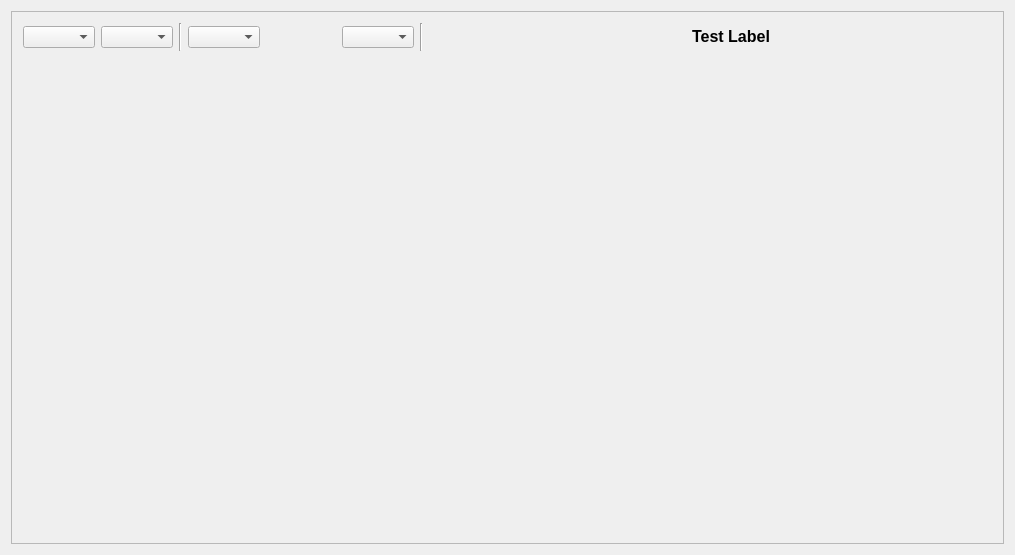
<?xml version="1.0" encoding="UTF-8"?>
<ui version="4.0">
 <class>drill_3d_basedialog</class>
 <widget class="QDialog" name="drill_3d_basedialog">
  <property name="geometry">
   <rect>
    <x>0</x>
    <y>0</y>
    <width>1015</width>
    <height>555</height>
   </rect>
  </property>
  <property name="windowTitle">
   <string>Interactive Wafer map &amp; Strip map</string>
  </property>
  <property name="windowIcon">
   <iconset resource="gex.qrc">
    <normaloff>:/gex/icons/gex_application_48x48.png</normaloff>:/gex/icons/gex_application_48x48.png</iconset>
  </property>
  <property name="autoFillBackground">
   <bool>true</bool>
  </property>
  <property name="sizeGripEnabled">
   <bool>false</bool>
  </property>
  <layout class="QGridLayout" name="gridLayout_2" rowstretch="0">
   <property name="sizeConstraint">
    <enum>QLayout::SetMinAndMaxSize</enum>
   </property>
   <item row="0" column="0">
    <widget class="QFrame" name="frame">
     <property name="frameShape">
      <enum>QFrame::StyledPanel</enum>
     </property>
     <property name="frameShadow">
      <enum>QFrame::Sunken</enum>
     </property>
     <layout class="QGridLayout" name="gridLayoutView" rowstretch="0,0,0" rowminimumheight="0,1,0">
      <property name="sizeConstraint">
       <enum>QLayout::SetNoConstraint</enum>
      </property>
      <property name="leftMargin">
       <number>0</number>
      </property>
      <property name="topMargin">
       <number>0</number>
      </property>
      <property name="rightMargin">
       <number>0</number>
      </property>
      <property name="bottomMargin">
       <number>0</number>
      </property>
      <item row="1" column="0">
       <widget class="QFrame" name="frameWaferMap">
        <property name="sizePolicy">
         <sizepolicy hsizetype="Preferred" vsizetype="Expanding">
          <horstretch>0</horstretch>
          <verstretch>0</verstretch>
         </sizepolicy>
        </property>
        <property name="frameShape">
         <enum>QFrame::NoFrame</enum>
        </property>
        <property name="frameShadow">
         <enum>QFrame::Raised</enum>
        </property>
        <layout class="QGridLayout" name="gridLayout"/>
       </widget>
      </item>
      <item row="2" column="0">
       <widget class="QFrame" name="frameNavigation">
        <property name="frameShape">
         <enum>QFrame::NoFrame</enum>
        </property>
        <property name="frameShadow">
         <enum>QFrame::Raised</enum>
        </property>
        <layout class="QHBoxLayout" name="horizontalLayout" stretch="1,0,0,1">
         <item>
          <spacer name="horizontalSpacer_2">
           <property name="orientation">
            <enum>Qt::Horizontal</enum>
           </property>
           <property name="sizeHint" stdset="0">
            <size>
             <width>389</width>
             <height>20</height>
            </size>
           </property>
          </spacer>
         </item>
         <item>
          <widget class="QPushButton" name="pushButtonPreviousTest">
           <property name="sizePolicy">
            <sizepolicy hsizetype="Fixed" vsizetype="Fixed">
             <horstretch>0</horstretch>
             <verstretch>0</verstretch>
            </sizepolicy>
           </property>
           <property name="minimumSize">
            <size>
             <width>30</width>
             <height>26</height>
            </size>
           </property>
           <property name="maximumSize">
            <size>
             <width>32</width>
             <height>26</height>
            </size>
           </property>
           <property name="toolTip">
            <string>Show Previous Paremeter / Test</string>
           </property>
           <property name="text">
            <string/>
           </property>
           <property name="icon">
            <iconset resource="gex.qrc">
             <normaloff>:/gex/icons/arrow_left.png</normaloff>:/gex/icons/arrow_left.png</iconset>
           </property>
           <property name="iconSize">
            <size>
             <width>25</width>
             <height>25</height>
            </size>
           </property>
           <property name="flat">
            <bool>true</bool>
           </property>
          </widget>
         </item>
         <item>
          <widget class="QPushButton" name="pushButtonNextTest">
           <property name="sizePolicy">
            <sizepolicy hsizetype="Fixed" vsizetype="Fixed">
             <horstretch>0</horstretch>
             <verstretch>0</verstretch>
            </sizepolicy>
           </property>
           <property name="minimumSize">
            <size>
             <width>30</width>
             <height>26</height>
            </size>
           </property>
           <property name="maximumSize">
            <size>
             <width>32</width>
             <height>26</height>
            </size>
           </property>
           <property name="toolTip">
            <string>Show Next Parameter / Test</string>
           </property>
           <property name="text">
            <string/>
           </property>
           <property name="icon">
            <iconset resource="gex.qrc">
             <normaloff>:/gex/icons/arrow_right.png</normaloff>:/gex/icons/arrow_right.png</iconset>
           </property>
           <property name="iconSize">
            <size>
             <width>25</width>
             <height>25</height>
            </size>
           </property>
           <property name="flat">
            <bool>true</bool>
           </property>
          </widget>
         </item>
         <item>
          <spacer name="horizontalSpacer_3">
           <property name="orientation">
            <enum>Qt::Horizontal</enum>
           </property>
           <property name="sizeHint" stdset="0">
            <size>
             <width>40</width>
             <height>20</height>
            </size>
           </property>
          </spacer>
         </item>
        </layout>
       </widget>
      </item>
      <item row="0" column="0">
       <widget class="QFrame" name="frameOptions">
        <property name="frameShape">
         <enum>QFrame::NoFrame</enum>
        </property>
        <property name="frameShadow">
         <enum>QFrame::Raised</enum>
        </property>
        <layout class="QHBoxLayout" name="horizontalLayout_2">
         <item>
          <widget class="QComboBox" name="comboBoxChartType">
           <property name="sizePolicy">
            <sizepolicy hsizetype="Preferred" vsizetype="Fixed">
             <horstretch>0</horstretch>
             <verstretch>0</verstretch>
            </sizepolicy>
           </property>
           <property name="toolTip">
            <string>Select chart type...</string>
           </property>
          </widget>
         </item>
         <item>
          <widget class="QComboBox" name="comboBoxGroup">
           <property name="toolTip">
            <string>Select dataset...</string>
           </property>
          </widget>
         </item>
         <item>
          <widget class="Line" name="line_2">
           <property name="orientation">
            <enum>Qt::Vertical</enum>
           </property>
          </widget>
         </item>
         <item>
          <widget class="QComboBox" name="comboBoxWafermap">
           <property name="toolTip">
            <string>&lt;!DOCTYPE HTML PUBLIC &quot;-//W3C//DTD HTML 4.0//EN&quot; &quot;http://www.w3.org/TR/REC-html40/strict.dtd&quot;&gt;
&lt;html&gt;&lt;head&gt;&lt;meta name=&quot;qrichtext&quot; content=&quot;1&quot; /&gt;&lt;style type=&quot;text/css&quot;&gt;
p, li { white-space: pre-wrap; }
&lt;/style&gt;&lt;/head&gt;&lt;body style=&quot; font-family:'MS Shell Dlg 2'; font-size:7.8pt; font-weight:400; font-style:normal;&quot;&gt;
&lt;p style=&quot; margin-top:0px; margin-bottom:0px; margin-left:0px; margin-right:0px; -qt-block-indent:0; text-indent:0px;&quot;&gt;&lt;span style=&quot; font-size:8pt;&quot;&gt;Lot ID / Wafer ID to display...&lt;/span&gt;&lt;/p&gt;&lt;/body&gt;&lt;/html&gt;</string>
           </property>
          </widget>
         </item>
         <item>
          <widget class="QPushButton" name="buttonFilterParameters">
           <property name="minimumSize">
            <size>
             <width>30</width>
             <height>26</height>
            </size>
           </property>
           <property name="maximumSize">
            <size>
             <width>32</width>
             <height>26</height>
            </size>
           </property>
           <property name="toolTip">
            <string>Parameters Filter: Define which parameters to focus on!</string>
           </property>
           <property name="text">
            <string/>
           </property>
           <property name="icon">
            <iconset resource="gex.qrc">
             <normaloff>:/gex/icons/filter.png</normaloff>:/gex/icons/filter.png</iconset>
           </property>
           <property name="iconSize">
            <size>
             <width>32</width>
             <height>32</height>
            </size>
           </property>
           <property name="checkable">
            <bool>true</bool>
           </property>
           <property name="flat">
            <bool>true</bool>
           </property>
          </widget>
         </item>
         <item>
          <widget class="QPushButton" name="pushButtonPickTest">
           <property name="sizePolicy">
            <sizepolicy hsizetype="Fixed" vsizetype="Fixed">
             <horstretch>0</horstretch>
             <verstretch>0</verstretch>
            </sizepolicy>
           </property>
           <property name="minimumSize">
            <size>
             <width>30</width>
             <height>26</height>
            </size>
           </property>
           <property name="maximumSize">
            <size>
             <width>32</width>
             <height>26</height>
            </size>
           </property>
           <property name="toolTip">
            <string>Pick parameters to show</string>
           </property>
           <property name="text">
            <string/>
           </property>
           <property name="icon">
            <iconset resource="gex.qrc">
             <normaloff>:/gex/icons/combo.png</normaloff>:/gex/icons/combo.png</iconset>
           </property>
           <property name="iconSize">
            <size>
             <width>32</width>
             <height>32</height>
            </size>
           </property>
           <property name="flat">
            <bool>true</bool>
           </property>
          </widget>
         </item>
         <item>
          <widget class="QComboBox" name="comboBoxSpectrumColors">
           <property name="toolTip">
            <string>Data samples to use...</string>
           </property>
          </widget>
         </item>
         <item>
          <widget class="Line" name="lineSpectrumColors">
           <property name="orientation">
            <enum>Qt::Vertical</enum>
           </property>
          </widget>
         </item>
         <item>
          <widget class="QPushButton" name="pushButtonSave">
           <property name="minimumSize">
            <size>
             <width>30</width>
             <height>26</height>
            </size>
           </property>
           <property name="maximumSize">
            <size>
             <width>32</width>
             <height>26</height>
            </size>
           </property>
           <property name="toolTip">
            <string>Export wafermap</string>
           </property>
           <property name="text">
            <string/>
           </property>
           <property name="icon">
            <iconset resource="gex.qrc">
             <normaloff>:/gex/icons/file_save.png</normaloff>:/gex/icons/file_save.png</iconset>
           </property>
           <property name="iconSize">
            <size>
             <width>32</width>
             <height>32</height>
            </size>
           </property>
           <property name="flat">
            <bool>true</bool>
           </property>
          </widget>
         </item>
         <item>
          <widget class="QPushButton" name="buttonHome">
           <property name="maximumSize">
            <size>
             <width>32</width>
             <height>26</height>
            </size>
           </property>
           <property name="toolTip">
            <string>Move to the HOME location</string>
           </property>
           <property name="text">
            <string/>
           </property>
           <property name="icon">
            <iconset resource="gex.qrc">
             <normaloff>:/gex/icons/home.png</normaloff>:/gex/icons/home.png</iconset>
           </property>
           <property name="iconSize">
            <size>
             <width>32</width>
             <height>32</height>
            </size>
           </property>
           <property name="flat">
            <bool>true</bool>
           </property>
          </widget>
         </item>
         <item>
          <widget class="QPushButton" name="buttonFind">
           <property name="maximumSize">
            <size>
             <width>32</width>
             <height>26</height>
            </size>
           </property>
           <property name="toolTip">
            <string>Find/Select dies</string>
           </property>
           <property name="text">
            <string/>
           </property>
           <property name="icon">
            <iconset resource="gex.qrc">
             <normaloff>:/gex/icons/find.png</normaloff>:/gex/icons/find.png</iconset>
           </property>
           <property name="iconSize">
            <size>
             <width>32</width>
             <height>32</height>
            </size>
           </property>
           <property name="checkable">
            <bool>false</bool>
           </property>
           <property name="flat">
            <bool>true</bool>
           </property>
          </widget>
         </item>
         <item>
          <spacer name="horizontalSpacer">
           <property name="orientation">
            <enum>Qt::Horizontal</enum>
           </property>
           <property name="sizeHint" stdset="0">
            <size>
             <width>40</width>
             <height>20</height>
            </size>
           </property>
          </spacer>
         </item>
         <item>
          <widget class="QLabel" name="labelTest">
           <property name="sizePolicy">
            <sizepolicy hsizetype="Expanding" vsizetype="Fixed">
             <horstretch>0</horstretch>
             <verstretch>0</verstretch>
            </sizepolicy>
           </property>
           <property name="font">
            <font>
             <family>Arial</family>
             <pointsize>12</pointsize>
             <weight>75</weight>
             <bold>true</bold>
            </font>
           </property>
           <property name="text">
            <string>Test Label</string>
           </property>
           <property name="textFormat">
            <enum>Qt::AutoText</enum>
           </property>
           <property name="alignment">
            <set>Qt::AlignCenter</set>
           </property>
          </widget>
         </item>
         <item>
          <spacer name="horizontalSpacer_4">
           <property name="orientation">
            <enum>Qt::Horizontal</enum>
           </property>
           <property name="sizeHint" stdset="0">
            <size>
             <width>40</width>
             <height>20</height>
            </size>
           </property>
          </spacer>
         </item>
         <item>
          <widget class="QToolButton" name="toolButtonInteractiveViews">
           <property name="styleSheet">
            <string notr="true">border: none; 
pressed {
    background-color: qlineargradient(x1: 0, y1: 0, x2: 0, y2: 1,
                                      stop: 0 #dadbde, stop: 1 #f6f7fa);
}</string>
           </property>
           <property name="text">
            <string/>
           </property>
           <property name="icon">
            <iconset resource="gex.qrc">
             <normaloff>:/gex/icons/interactive_views.png</normaloff>:/gex/icons/interactive_views.png</iconset>
           </property>
           <property name="iconSize">
            <size>
             <width>21</width>
             <height>21</height>
            </size>
           </property>
           <property name="popupMode">
            <enum>QToolButton::InstantPopup</enum>
           </property>
           <property name="toolButtonStyle">
            <enum>Qt::ToolButtonTextBesideIcon</enum>
           </property>
           <property name="autoRaise">
            <bool>true</bool>
           </property>
          </widget>
         </item>
         <item>
          <widget class="QPushButton" name="pushButtonShowParam">
           <property name="maximumSize">
            <size>
             <width>32</width>
             <height>26</height>
            </size>
           </property>
           <property name="text">
            <string/>
           </property>
           <property name="icon">
            <iconset resource="gex.qrc">
             <normaloff>:/gex/icons/new_parameters.png</normaloff>:/gex/icons/new_parameters.png</iconset>
           </property>
           <property name="iconSize">
            <size>
             <width>24</width>
             <height>24</height>
            </size>
           </property>
           <property name="flat">
            <bool>true</bool>
           </property>
          </widget>
         </item>
        </layout>
        <zorder>pushButtonShowParam</zorder>
        <zorder>buttonFilterParameters</zorder>
        <zorder>comboBoxChartType</zorder>
        <zorder>comboBoxGroup</zorder>
        <zorder>lineSpectrumColors</zorder>
        <zorder>comboBoxWafermap</zorder>
        <zorder>comboBoxSpectrumColors</zorder>
        <zorder>line_2</zorder>
        <zorder>pushButtonPickTest</zorder>
        <zorder>pushButtonSave</zorder>
        <zorder>labelTest</zorder>
        <zorder>buttonFind</zorder>
        <zorder>buttonHome</zorder>
        <zorder>toolButtonInteractiveViews</zorder>
       </widget>
      </item>
     </layout>
    </widget>
   </item>
  </layout>
 </widget>
 <layoutdefault spacing="6" margin="11"/>
 <resources>
  <include location="gex.qrc"/>
 </resources>
 <connections/>
</ui>
